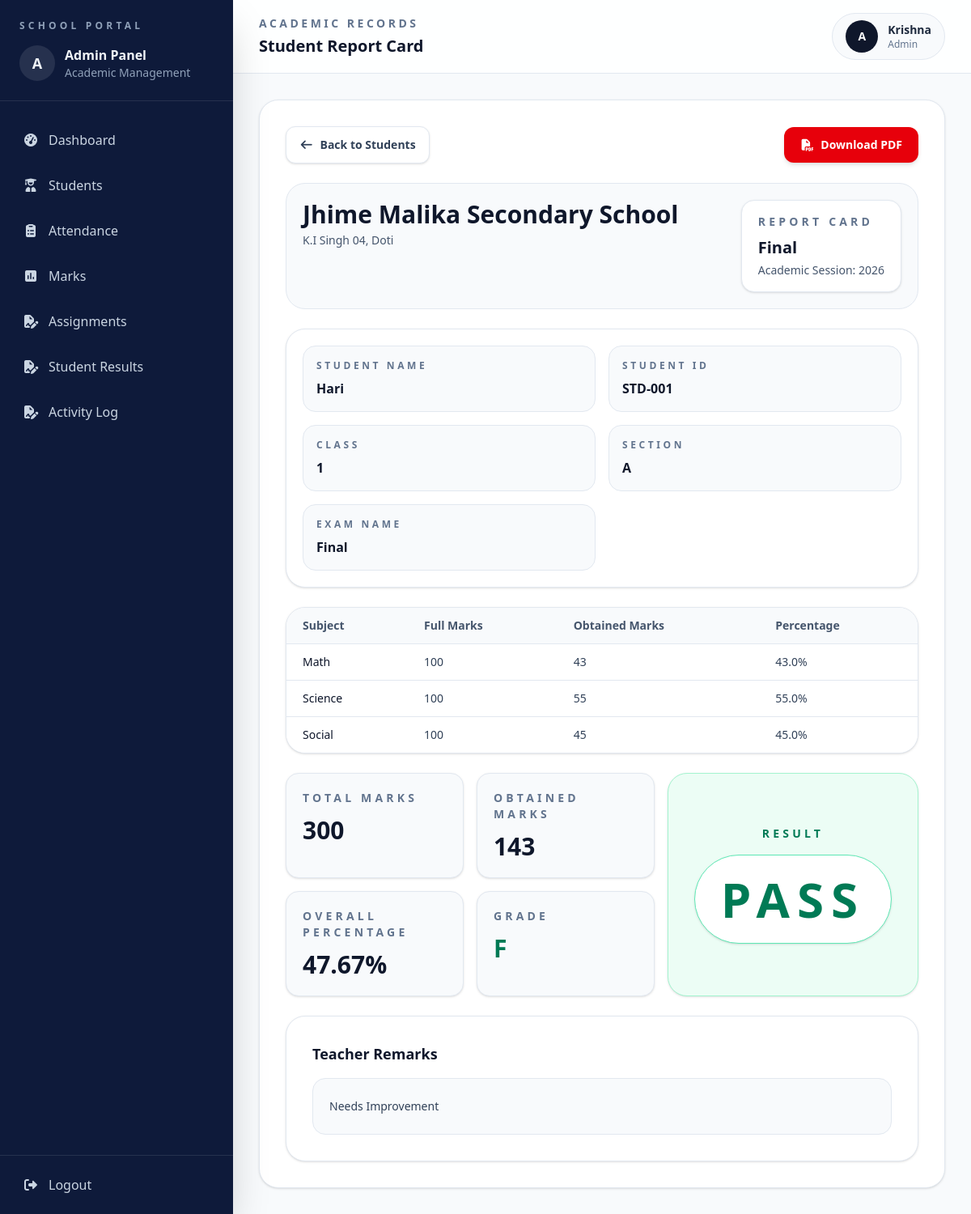
The page /students/admin/report-cards/1/ (signed in) on the database its author committed.
### accounts/models.py (models this page shows, shortened)
class User(AbstractUser):
    ROLE_CHOICES = (("ADMIN", "Admin"), ("TEACHER", "Teacher"))
    role = models.CharField(max_length=20, choices=ROLE_CHOICES, default="TEACHER")

### students/models.py (models this page shows, shortened)
class Student(models.Model):
    name = models.CharField(max_length=50)
    classroom = models.ForeignKey(
        ClassRoom, on_delete=models.CASCADE, related_name="students"
    )
    address = models.TextField(blank=True, null=True)
    phone = models.CharField(max_length=10, blank=True)
    date_of_birth = models.DateField(default="2000-01-01")

class ClassRoom(models.Model):
    name = models.CharField(max_length=50)
    section = models.CharField(max_length=10)
    teacher = models.ForeignKey(
        User, on_delete=models.SET_NULL, null=True, limit_choices_to={"role": "TEACHER"}
    )

### academics/models.py (models this page shows, shortened)
class Subject(models.Model):
    name = models.CharField(max_length=100)
    classroom = models.ForeignKey(ClassRoom, on_delete=models.CASCADE)

### students/views.py (the view)
@login_required
def admin_student_report_card(request, student_id):
    student = get_object_or_404(
        Student.objects.select_related("classroom"),
        pk=student_id
    )
    exam_names = (
        Marks.objects
        .filter(student=student)
        .values_list("exam_name", flat=True)
        .distinct()
        .order_by("exam_name")
    )
    selected_exam = request.GET.get("exam_name", "").strip()
    if not selected_exam:
        selected_exam = exam_names.first()
    marks = (
        Marks.objects
        .filter(
            student=student,
            exam_name=selected_exam
        )
        .select_related(
            "subject",
            "student__classroom"
        )
        .order_by("subject__name")
    )
    subject_rows = []
    total_full_marks = 0
    total_obtained_marks = 0
    for mark in marks:
        full_marks = mark.full_marks or 0
        obtained_marks = mark.marks_obtained or 0
        percentage = (
            round(
                (obtained_marks / full_marks) * 100,
                2
            )
            if full_marks
            else 0
        )
        total_full_marks += full_marks
        total_obtained_marks += obtained_marks
        subject_rows.append({
            "subject": mark.subject.name,
            "full_marks": full_marks,
            "obtained_marks": obtained_marks,
            "percentage": percentage,
        })
    overall_percentage = (
        round(
            (total_obtained_marks / total_full_marks) * 100,
            2
        )
        if total_full_marks
        else 0
    )
    if overall_percentage >= 90:
        grade = "A+"
    elif overall_percentage >= 80:
        grade = "A"
    elif overall_percentage >= 70:
        grade = "B+"
    elif overall_percentage >= 60:
        grade = "B"
    elif overall_percentage >= 50:
        grade = "C"
    else:
        grade = "F"
    result = (
        "PASS"
        if overall_percentage >= 40
        else "FAIL"
    )
    if overall_percentage >= 90:
        remarks = "Outstanding Performance"
    elif overall_percentage >= 80:
        remarks = "Excellent Work"
    elif overall_percentage >= 70:
        remarks = "Very Good Performance"
    elif overall_percentage >= 60:
        remarks = "Good Effort"
    elif overall_percentage >= 50:
        remarks = "Satisfactory"
    else:
        remarks = "Needs Improvement"
    context = {
        "student": student,
        "exam_name": selected_exam,
        "exam_names": exam_names,
        "subject_rows": subject_rows,
        "total_full_marks": total_full_marks,
        "total_obtained_marks": total_obtained_marks,
        "overall_percentage": overall_percentage,
        "grade": grade,
        "result": result,
        "remarks": remarks,
        "school_name": "Jhime Malika Secondary School",
        "school_address": "K.i singh 04, doti",
        "report_title": "Report Card",
        "academic_session": "2026",
    }
    return render(
        request,
        "students/admin_student_report_card.html",
        context
    )

### students/templates/students/admin_student_report_card.html (shortened to what this page needs)
{% extends 'adminbase.html' %}
{% block page_label %}
    Academic Records
{% endblock %}
{% block page_title %}
    Student Report Card
{% endblock %}
{% block content %}
<div class="mb-6 flex items-center justify-between print:hidden">
    <a
        href="{% url 'admin-report-cards' %}"
        class="inline-flex items-center gap-2 rounded-xl border border-slate-200 bg-white px-4 py-3 text-sm font-semibold text-slate-700 shadow-sm transition hover:bg-slate-50"
    >
        <i class="fa-solid fa-arrow-left"></i>
        Back to Students
    </a>
    <button
        type="button"
        onclick="downloadReportCard()"
        class="inline-flex items-center gap-2 rounded-xl bg-red-600 px-5 py-3 text-sm font-semibold text-white shadow-md transition duration-200 hover:bg-red-700 hover:shadow-lg active:scale-95"
    >
        <i class="fa-solid fa-file-pdf"></i>
        Download PDF
    </button>
</div>
<div id="report-card" class="space-y-6">
    <div class="rounded-3xl border border-slate-200 bg-slate-50 p-5">
        <div class="flex flex-col gap-6 lg:flex-row lg:items-start lg:justify-between">
            <div>
                <h2 class="text-2xl font-semibold text-slate-900 sm:text-3xl">
                    {{ school_name |title}}
                </h2>
                <p class="mt-1 text-sm text-slate-600">
                    {{ school_address |title }}
                </p>
            </div>
            <div class="rounded-2xl border border-slate-200 bg-white px-5 py-4 shadow-sm">
                <p class="text-sm font-semibold uppercase tracking-[0.3em] text-slate-500">
                    {{ report_title |title}}
                </p>
                <h3 class="mt-2 text-xl font-semibold text-slate-900">
                    {{ exam_name |title}}
                </h3>
                <p class="mt-1 text-sm text-slate-600">
                    Academic Session: {{ academic_session }}
                </p>
            </div>
        </div>
    </div>
    <div class="rounded-3xl border border-slate-200 bg-white p-5 shadow-sm">
        <div class="grid gap-4 md:grid-cols-2 xl:grid-cols-5">
            <div class="rounded-2xl border border-slate-200 bg-slate-50 p-4">
                <p class="text-xs font-semibold uppercase tracking-[0.3em] text-slate-500">
                    Student Name
                </p>
                <p class="mt-2 text-base font-semibold text-slate-900">
                    {{ student.name |title}}
                </p>
            </div>
            <div class="rounded-2xl border border-slate-200 bg-slate-50 p-4">
                <p class="text-xs font-semibold uppercase tracking-[0.3em] text-slate-500">
                    Student ID
                </p>
                <p class="mt-2 text-base font-semibold text-slate-900">
                    STD-00{{ student.id }}
                </p>
            </div>
            <div class="rounded-2xl border border-slate-200 bg-slate-50 p-4">
                <p class="text-xs font-semibold uppercase tracking-[0.3em] text-slate-500">
                    Class
                </p>
                <p class="mt-2 text-base font-semibold text-slate-900">
                    {{ student.classroom.name |title}}
                </p>
            </div>
            <div class="rounded-2xl border border-slate-200 bg-slate-50 p-4">
                <p class="text-xs font-semibold uppercase tracking-[0.3em] text-slate-500">
                    Section
                </p>
                <p class="mt-2 text-base font-semibold text-slate-900">
                    {{ student.classroom.section|default:"-" }}
                </p>
            </div>
            <div class="rounded-2xl border border-slate-200 bg-slate-50 p-4">
                <p class="text-xs font-semibold uppercase tracking-[0.3em] text-slate-500">
                    Exam Name
                </p>
                <p class="mt-2 text-base font-semibold text-slate-900">
                    {{ exam_name |title }}
                </p>
            </div>
        </div>
    </div>
    <div class="overflow-hidden rounded-3xl border border-slate-200 bg-white shadow-sm">
        <div class="overflow-x-auto">
            <table class="min-w-full divide-y divide-slate-200 text-left text-sm">
                <thead class="bg-slate-50 text-slate-600">
                    <tr>
                        <th class="px-5 py-3 font-semibold">
                            Subject
                        </th>
                        <th class="px-5 py-3 font-semibold">
                            Full Marks
                        </th>
                        <th class="px-5 py-3 font-semibold">
                            Obtained Marks
                        </th>
                        <th class="px-5 py-3 font-semibold">
                            Percentage
                        </th>
                    </tr>
                </thead>
                <tbody class="divide-y divide-slate-200 bg-white text-slate-700">
                    {% for row in subject_rows %}
                    <tr class="hover:bg-slate-50">
                        <td class="px-5 py-3 font-medium text-slate-900">
                            {{ row.subject |title }}
                        </td>
                        <td class="px-5 py-3">
                            {{ row.full_marks }}
                        </td>
                        <td class="px-5 py-3">
                            {{ row.obtained_marks }}
                        </td>
                        <td class="px-5 py-3">
                            {{ row.percentage }}%
                        </td>
                    </tr>
                    {% endfor %}
                </tbody>
            </table>
        </div>
    </div>
    <div class="grid gap-4 lg:grid-cols-[1.2fr_0.8fr]">
        <div class="grid gap-4 sm:grid-cols-2">
            <div class="rounded-2xl border border-slate-200 bg-slate-50 p-5 shadow-sm">
                <p class="text-sm font-semibold uppercase tracking-[0.3em] text-slate-500">
                    Total Marks
                </p>
                <p class="mt-3 text-3xl font-semibold text-slate-900">
                    {{ total_full_marks }}
                </p>
            </div>
            <div class="rounded-2xl border border-slate-200 bg-slate-50 p-5 shadow-sm">
                <p class="text-sm font-semibold uppercase tracking-[0.3em] text-slate-500">
                    Obtained Marks
                </p>
                <p class="mt-3 text-3xl font-semibold text-slate-900">
                    {{ total_obtained_marks }}
                </p>
            </div>
            <div class="rounded-2xl border border-slate-200 bg-slate-50 p-5 shadow-sm">
                <p class="text-sm font-semibold uppercase tracking-[0.3em] text-slate-500">
                    Overall Percentage
                </p>
                <p class="mt-3 text-3xl font-semibold text-slate-900">
                    {{ overall_percentage }}%
                </p>
            </div>
            <div class="rounded-2xl border border-slate-200 bg-slate-50 p-5 shadow-sm">
                <p class="text-sm font-semibold uppercase tracking-[0.3em] text-slate-500">
                    Grade
                </p>
                <p class="mt-3 text-3xl font-semibold text-emerald-700">
                    {{ grade |title }}
                </p>
            </div>
        </div>
        <div class="flex flex-col justify-center rounded-3xl border border-emerald-200 bg-emerald-50 p-8 text-center shadow-sm">
            <p class="text-sm font-semibold uppercase tracking-[0.3em] text-emerald-700">
                Result
            </p>
            <div class="mt-4 rounded-full border border-emerald-300 bg-white px-8 py-6 text-4xl font-bold tracking-[0.15em] text-emerald-700 shadow-sm sm:text-6xl">
                {{ result }}
            </div>
        </div>
    </div>
    <div class="rounded-3xl border border-slate-200 bg-white p-6 shadow-sm sm:p-8">
        <h3 class="text-lg font-semibold text-slate-900">
            Teacher Remarks
        </h3>
        <div class="mt-4 rounded-2xl border border-slate-200 bg-slate-50 p-5 text-sm leading-7 text-slate-700">
            {{ remarks |title}}
        </div>
    </div>
</div>
{% endblock %}

### templates/adminbase.html (shortened to what this page needs)
{% load static %}
<!doctype html>
<html lang="en">
<head>
<script src="https://cdn.jsdelivr.net/npm/@tailwindcss/browser@4"></script>
<link rel="stylesheet"
      href="https://cdnjs.cloudflare.com/ajax/libs/font-awesome/7.0.1/css/all.min.css"
 />
</head>
<body class="bg-slate-50 text-slate-800">
<div class="min-h-screen bg-slate-50">
  {% include 'adminsidebar.html' %}
  <div class="min-h-screen lg:ml-72">
    <header class="border-b border-slate-200 bg-white/90 px-4 py-4 sm:px-6 lg:px-8">
      <div class="flex flex-col gap-4 sm:flex-row sm:items-center sm:justify-between">
        <div>
          <p class="text-sm font-semibold uppercase tracking-[0.25em] text-slate-500">
            {% block page_label %}{% endblock %}
          </p>
          <h1 class="mt-1 text-xl font-semibold text-slate-900">
            {% block page_title %}{% endblock %}
          </h1>
        </div>
        <div class="flex items-center gap-3 rounded-full border border-slate-200 bg-slate-50 px-4 py-2">
          <div class="flex h-10 w-10 items-center justify-center rounded-full bg-slate-900 text-sm font-semibold text-white">
            A
          </div>
          <div>
            <p class="text-sm font-semibold text-slate-800">
              {{ request.user.username | title}}
            </p>
            <p class="text-xs text-slate-500">
              {{ request.user.role | title}}
            </p>
          </div>
        </div>
      </div>
    </header>
    <main class="p-4 sm:p-6 lg:p-8">
      <div class="rounded-3xl border border-slate-200 bg-white p-4 shadow-sm sm:p-6 lg:p-8">
        {% block content %}
        {% endblock content %}
      </div>
    </main>
  </div>
</div>
</body>
</html>

### rows shown on the page
User: user.username "Krishna", user.role "Admin"
Student: name "Hari", id "1", classroom.name "1", classroom.section "A"
Subject: subject "Math"
Subject: subject "Science"
Subject: subject "Social"

### other values the page prints
{{ school_name |title }} "Jhime Malika Secondary School"
{{ school_address |title }} "K.I Singh 04, Doti"
{{ report_title |title }} "REPORT CARD"
{{ exam_name |title }} "Final"
{{ academic_session }} "2026"
{{ row.full_marks }} "100" "100" "100"
{{ row.obtained_marks }} "43" "55" "45"
{{ row.percentage }} "43.0" "55.0" "45.0"
{{ total_full_marks }} "300"
{{ total_obtained_marks }} "143"
{{ overall_percentage }} "47.67"
{{ grade |title }} "F"
{{ result }} "PASS"
{{ remarks |title }} "Needs Improvement"
